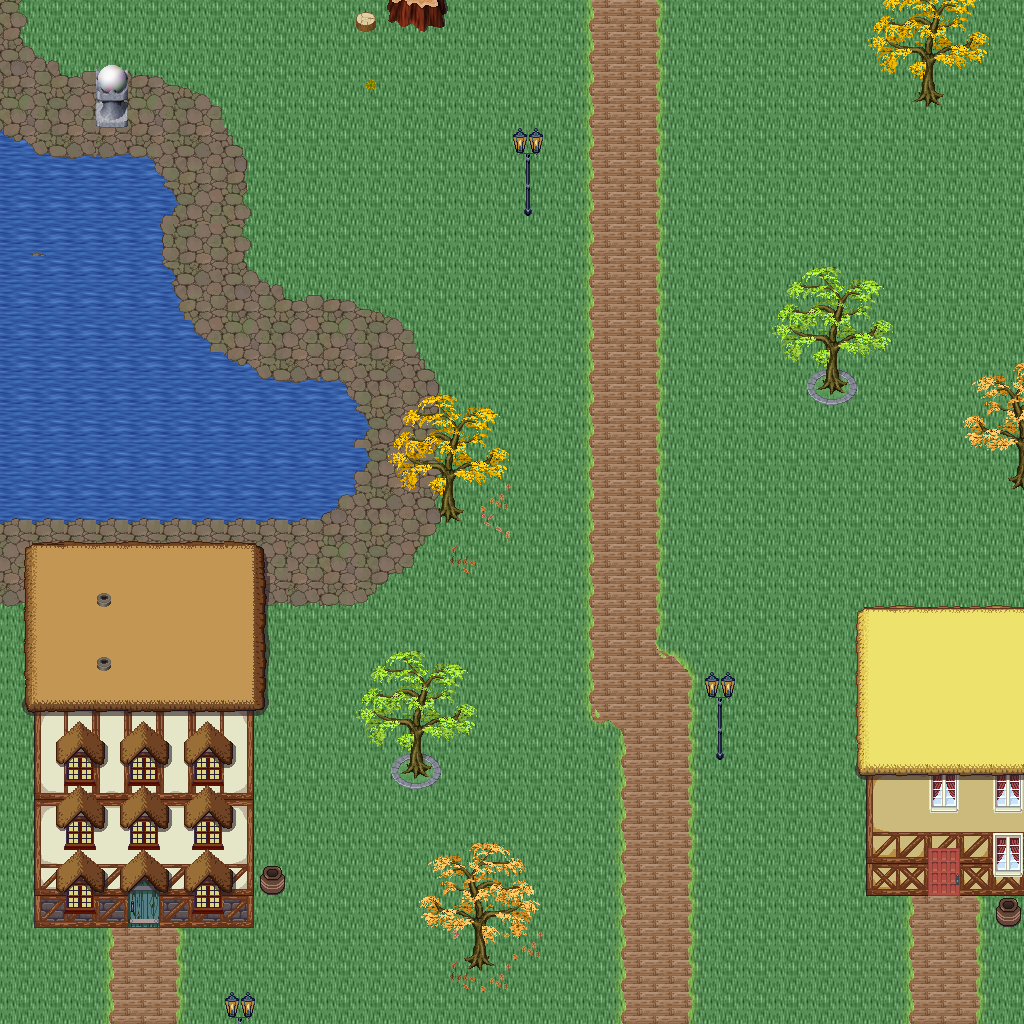

A level layout from a 2D game, rendered from its tile map. Below: a short description, then the map file with tile-grid data replaced by summaries:
An orthogonal 32x32 tile map with 32x32 px tiles, 5 tile layers (Ground, Objects, Objects2, Above, ...), 1 hidden layer not drawn, 32 tilesets.

<map version="1.10" tiledversion="1.11.0" orientation="orthogonal" renderorder="right-down" width="32" height="32" tilewidth="32" tileheight="32" infinite="0" nextlayerid="11" nextobjectid="1">
 <tileset firstgid="1" name="logic_collision" tilewidth="32" tileheight="32" tilecount="1" columns="1">
  <image source="../drawable/logic_collision.png" width="32" height="32" />
 </tileset>
 <tileset firstgid="2" name="ground_ground" tilewidth="32" tileheight="32" tilecount="33" columns="3">
  <image source="../drawable/ground_ground.png" width="96" height="352" />
 </tileset>
 <tileset firstgid="35" name="building_castle" tilewidth="32" tileheight="32" tilecount="320" columns="20">
  <image source="../drawable/building_castle.png" width="640" height="512" />
 </tileset>
 <tileset firstgid="355" name="building_roof_blue" tilewidth="32" tileheight="32" tilecount="20" columns="5">
  <image source="../drawable/building_roof_blue.png" width="160" height="128" />
 </tileset>
 <tileset firstgid="375" name="item_weapon_cannon" tilewidth="32" tileheight="32" tilecount="12" columns="3">
  <image source="../drawable/item_weapon_cannon.png" width="96" height="128" />
 </tileset>
 <tileset firstgid="387" name="ground_stonecircle" tilewidth="32" tileheight="32" tilecount="81" columns="9">
  <image source="../drawable/ground_stonecircle.png" width="288" height="288" />
 </tileset>
 <tileset firstgid="468" name="ground_grass_edges" tilewidth="32" tileheight="32" tilecount="36" columns="12">
  <image source="../drawable/ground_grass_edges.png" width="384" height="96" />
 </tileset>
 <tileset firstgid="504" name="ground_grass_corners" tilewidth="32" tileheight="32" tilecount="24" columns="6">
  <image source="../drawable/ground_grass_corners.png" width="192" height="128" />
 </tileset>
 <tileset firstgid="528" name="plant_tree_fall_trees" tilewidth="32" tileheight="32" tilecount="40" columns="8">
  <image source="../drawable/plant_tree_fall_trees.png" width="256" height="160" />
 </tileset>
 <tileset firstgid="568" name="plant_tree_locust_tree" tilewidth="32" tileheight="32" tilecount="20" columns="4">
  <image source="../drawable/plant_tree_locust_tree.png" width="128" height="160" />
 </tileset>
 <tileset firstgid="588" name="furniture_light_lamp_blue" tilewidth="32" tileheight="32" tilecount="3" columns="1">
  <image source="../drawable/furniture_light_lamp_blue.png" width="32" height="96" />
 </tileset>
 <tileset firstgid="591" name="item_pot_pot_purple" tilewidth="32" tileheight="32" tilecount="1" columns="1">
  <image source="../drawable/item_pot_pot_purple.png" width="32" height="32" />
 </tileset>
 <tileset firstgid="592" name="item_pot_barrel_with_flower" tilewidth="32" tileheight="32" tilecount="2" columns="2">
  <image source="../drawable/item_pot_barrel_with_flower.png" width="64" height="32" />
 </tileset>
 <tileset firstgid="594" name="item_textile_laundry" tilewidth="32" tileheight="32" tilecount="16" columns="4">
  <image source="../drawable/item_textile_laundry.png" width="128" height="128" />
 </tileset>
 <tileset firstgid="610" name="plant_flower_daisy_blue" tilewidth="32" tileheight="32" tilecount="8" columns="2">
  <image source="../drawable/plant_flower_daisy_blue.png" width="64" height="128" />
 </tileset>
 <tileset firstgid="618" name="plant_flower_daisy_red" tilewidth="32" tileheight="32" tilecount="8" columns="2">
  <image source="../drawable/plant_flower_daisy_red.png" width="64" height="128" />
 </tileset>
 <tileset firstgid="626" name="plant_flower_daisy_white" tilewidth="32" tileheight="32" tilecount="8" columns="2">
  <image source="../drawable/plant_flower_daisy_white.png" width="64" height="128" />
 </tileset>
 <tileset firstgid="634" name="plant_flower_daisy_yellow" tilewidth="32" tileheight="32" tilecount="8" columns="2">
  <image source="../drawable/plant_flower_daisy_yellow.png" width="64" height="128" />
 </tileset>
 <tileset firstgid="642" name="light_dim_light_7x5" tilewidth="32" tileheight="32" tilecount="35" columns="7">
  <image source="../drawable/light_dim_light_7x5.png" width="224" height="160" />
 </tileset>
 <tileset firstgid="677" name="plant_stump_small_stump" tilewidth="32" tileheight="32" tilecount="4" columns="2">
  <image source="../drawable/plant_stump_small_stump.png" width="64" height="64" />
 </tileset>
 <tileset firstgid="681" name="plant_stump_stump_pale_purple" tilewidth="32" tileheight="32" tilecount="4" columns="2">
  <image source="../drawable/plant_stump_stump_pale_purple.png" width="64" height="64" />
 </tileset>
 <tileset firstgid="685" name="plant_indoor_small_flowerpots" tilewidth="32" tileheight="32" tilecount="4" columns="2">
  <image source="../drawable/plant_indoor_small_flowerpots.png" width="64" height="64" />
 </tileset>
 <tileset firstgid="689" name="plant_leaves" tilewidth="32" tileheight="32" tilecount="8" columns="4">
  <image source="../drawable/plant_leaves.png" width="128" height="64" />
 </tileset>
 <tileset firstgid="697" name="building_decoration_chimney" tilewidth="32" tileheight="32" tilecount="2" columns="1">
  <image source="../drawable/building_decoration_chimney.png" width="32" height="64" />
 </tileset>
 <tileset firstgid="699" name="building_decoration_orbpedestal" tilewidth="32" tileheight="32" tilecount="2" columns="1">
  <image source="../drawable/building_decoration_orbpedestal.png" width="32" height="64" />
 </tileset>
 <tileset firstgid="701" name="light_light_5x5" tilewidth="32" tileheight="32" tilecount="25" columns="5">
  <image source="../drawable/light_light_5x5.png" width="160" height="160" />
 </tileset>
 <tileset firstgid="726" name="plant_lily_pads" tilewidth="32" tileheight="32" tilecount="2" columns="1">
  <image source="../drawable/plant_lily_pads.png" width="32" height="64" />
 </tileset>
 <tileset firstgid="728" name="ground_ground_3" tilewidth="32" tileheight="32" tilecount="5" columns="5">
  <image source="../drawable/ground_ground_3.png" width="160" height="32" />
 </tileset>
 <tileset firstgid="733" name="building_cottage" tilewidth="32" tileheight="32" tilecount="256" columns="16">
  <image source="../drawable/building_cottage.png" width="512" height="512" />
 </tileset>
 <tileset firstgid="989" name="building_roof_thatched_roof" tilewidth="32" tileheight="32" tilecount="256" columns="16">
  <image source="../drawable/building_roof_thatched_roof.png" width="512" height="512" />
 </tileset>
 <tileset firstgid="1245" name="building_window_windows" tilewidth="32" tileheight="32" tilecount="256" columns="16">
  <image source="../drawable/building_window_windows.png" width="512" height="512" />
 </tileset>
 <tileset firstgid="1501" name="building_door_doors" tilewidth="32" tileheight="32" tilecount="256" columns="16">
  <image source="../drawable/building_door_doors.png" width="512" height="512" />
 </tileset>
 <layer id="1" name="Ground" width="32" height="32">
  <data>[1024 cells, 1024 non-empty, 3 distinct tile ids]</data>
 </layer>
 <layer id="2" name="Objects" width="32" height="32">
  <data>[1024 cells, 265 non-empty, 86 distinct tile ids]</data>
 </layer>
 <layer id="3" name="Objects2" width="32" height="32">
  <data>[1024 cells, 55 non-empty, 33 distinct tile ids]</data>
 </layer>
 <layer id="4" name="Above" width="32" height="32">
  <data>[1024 cells, 192 non-empty, 85 distinct tile ids]</data>
 </layer>
 <layer id="5" name="Above2" width="32" height="32">
  <data>[1024 cells, 32 non-empty, 6 distinct tile ids]</data>
 </layer>
 <layer id="6" name="Walkable" width="32" height="32" visible="0">
  <data>[1024 cells, 211 non-empty, 1 distinct tile ids]</data>
 </layer>
 <objectgroup id="7" name="Mapevents" />
 <objectgroup id="8" name="Spawn" />
 <objectgroup id="9" name="Keys" />
 <objectgroup id="10" name="Replace" />
</map>
